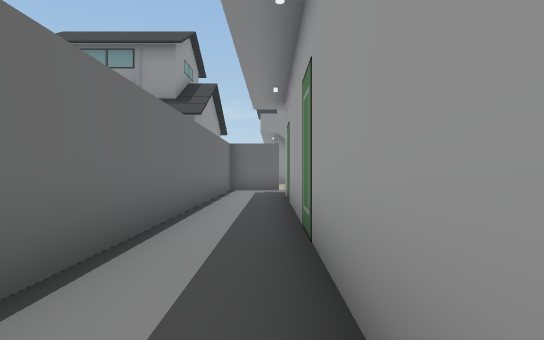
[1] (above)

24 first-person views from a walk through a scene from a Unity 3-D project. The camera is 1.4 m above the floor, looks level and sees 75° across. The floor is counted in squares, 2 m on a side. Each view is taken from the middle of a square. On the plan, view 1 faces up. The plan holds only what a view shows up to about 11 squares ahead; the rest is blank. The place goes on beyond the plan. Some animated figures are not drawn. Some surface patterns are stand-ins.

[2]
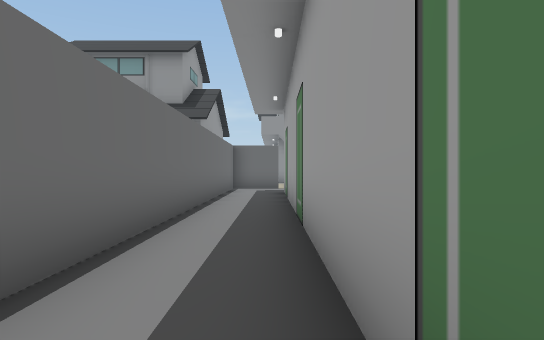

[3]
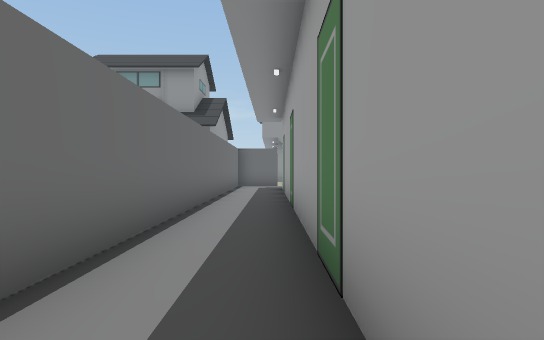

[4]
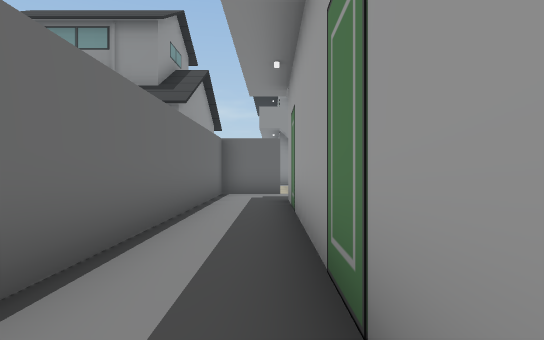

[5]
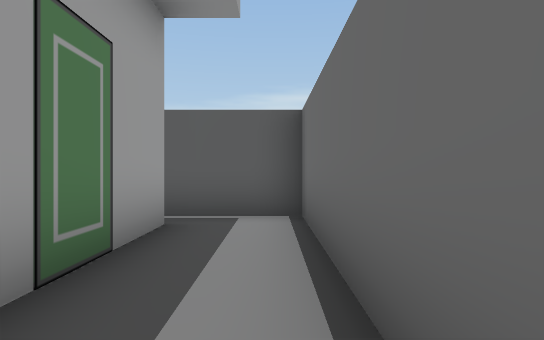

[6]
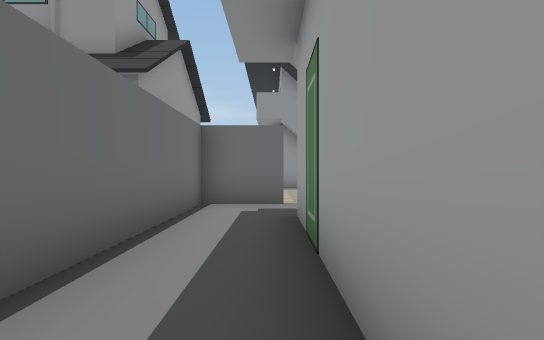

[7]
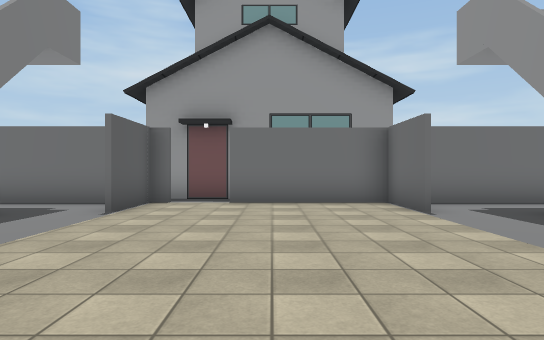

[8]
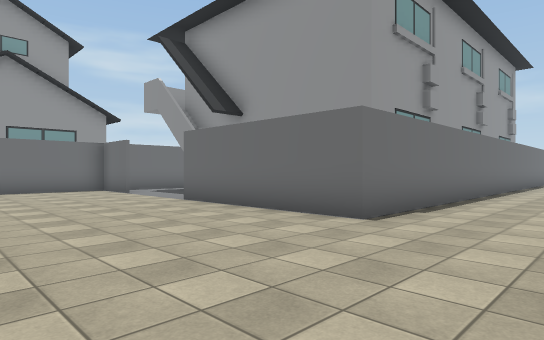

[9]
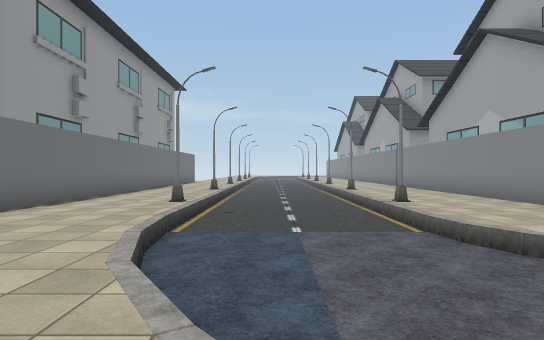

[10]
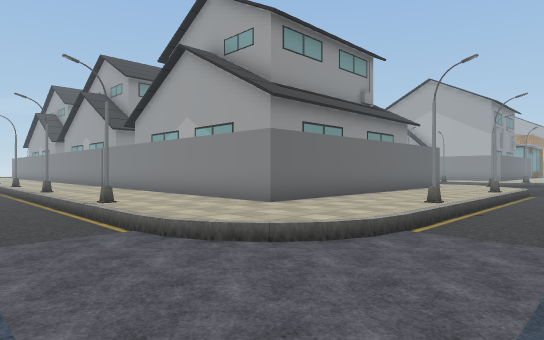

[11]
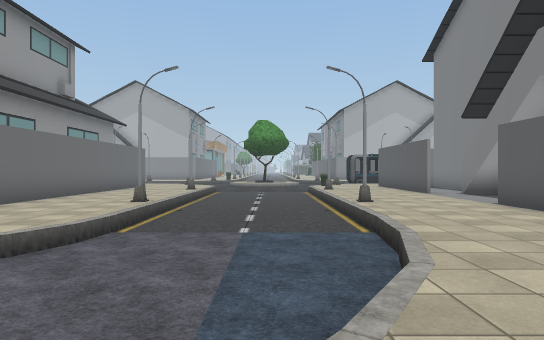

[12]
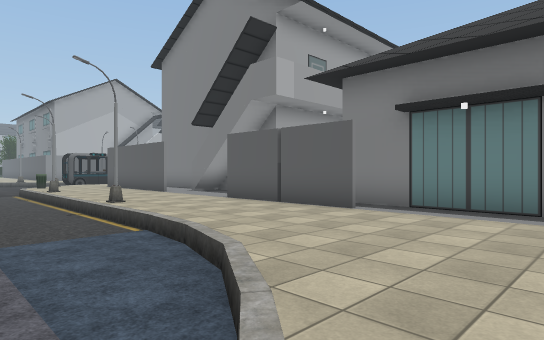

[13]
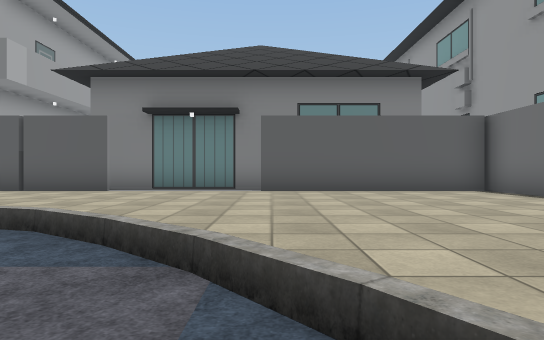

[14]
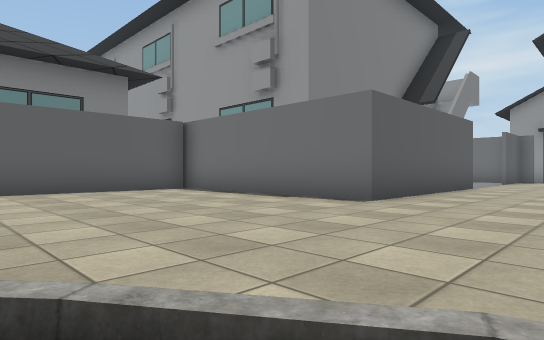

[15]
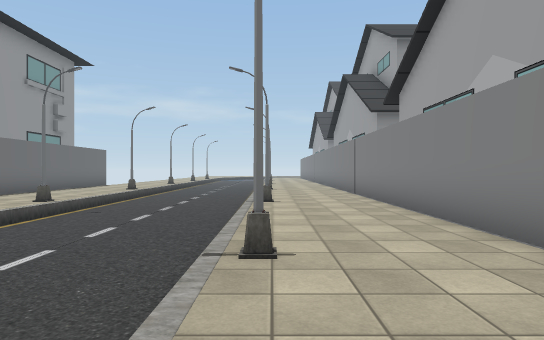

[16]
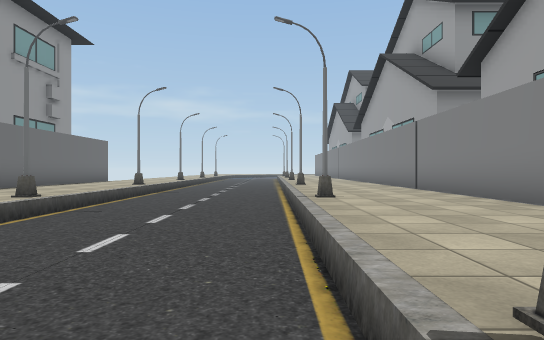

[17]
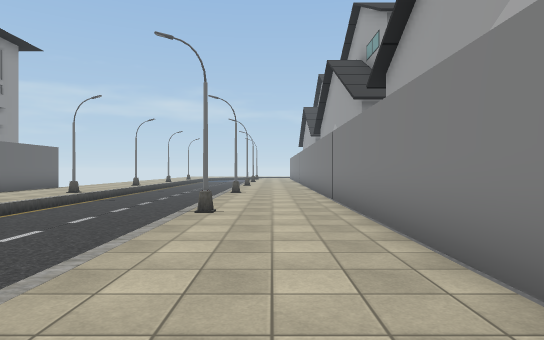

[18]
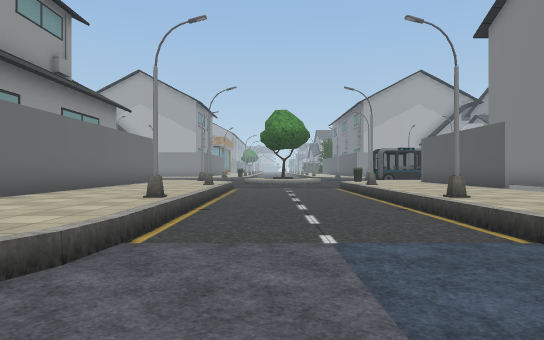

[19]
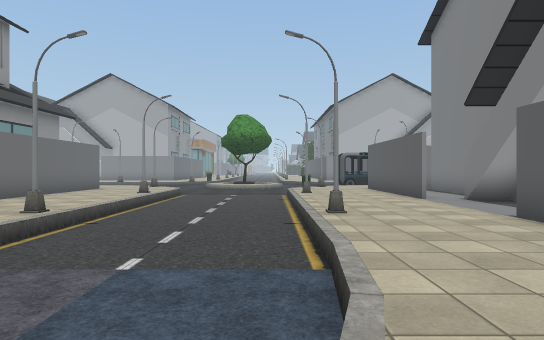

[20]
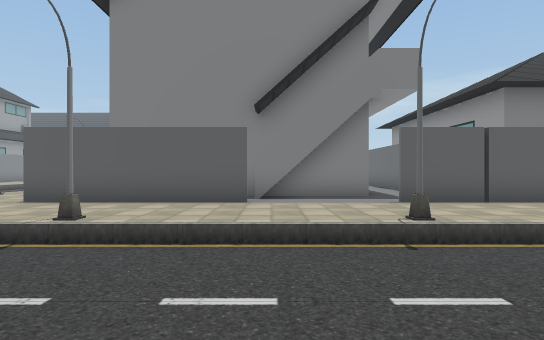

[21]
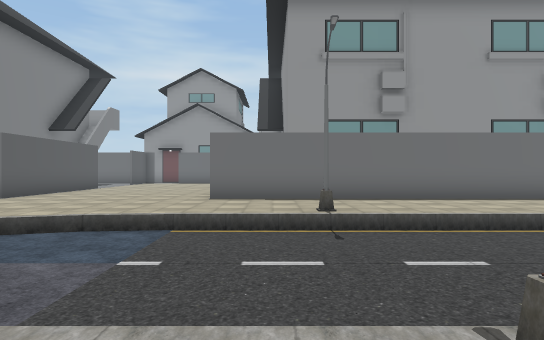

[22]
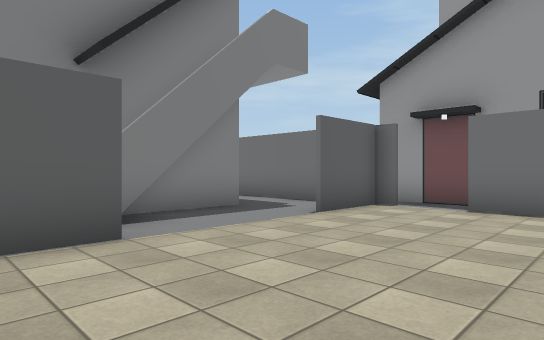

[23]
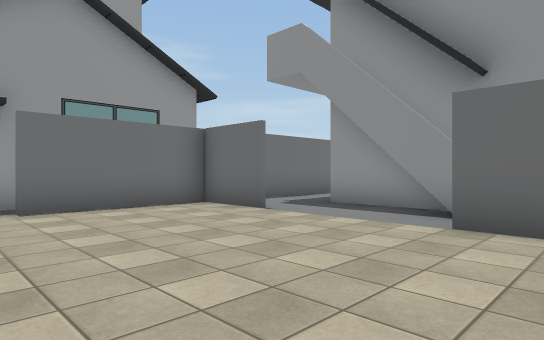

[24]
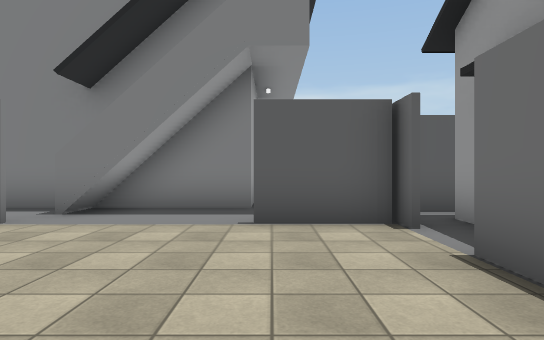

### Floor plan
Key: @ floor where view 1 was taken; # wall or solid block; . main floor; - floor 0.5 m lower than the main floor; / step, stairs or slope; H house; P pole.
Columns run from 5 left of view 1 to 26 right of it. Each row starts with its distance up from view 1.
 30              #..P----P..HH
 29              #...----...HHHH
 28              #...----...HHH
 27              #...----...
 26              #...----...H
 25              #..P----P..H
 24              #...----...H
 23              #...----...HH
 22    #         #...----...HH
 21    #.        #...----...HH
 20    #..###    #..P----P..HH
 19    H ...##   #...----...HHHHHHHH
 18   HH##...#####...----...HHHHHHHH
 17 HHHH ............----...........
 16  HHH.............----/..........
 15  HHH............./----/...P....P
 14  HHH..............--------------
 13 HHH.............../-------------
 12  HH.##...#####...../------------
 11   HH#...#.#  #.......-----------
 10    #..#####  #............P....P
  9    #..#      #..................
  8    #..#      #..................
  7    #..#      #HHHHH...HH##...###
  6    #..#       HHHHHHHHHH ...##
  5    #..#       H HHHHHHHH .####
  4    #..#          HHHHHHH
  3    #..#
  2    #..#
  1    #..#
  0    #.@#
 -1    #..#
 -2    #..#
 -3    #...
 -4    ####

Where each view was taken, in squares from view 1:
view 1: 0 up, 0 right, facing up
view 2: 1 down, 0 right, facing up
view 3: 3 down, 0 right, facing up
view 4: 2 up, 0 right, facing up
view 5: 2 up, 1 left, facing down
view 6: 5 up, 0 right, facing up
view 7: 15 up, 6 right, facing left
view 8: 13 up, 11 right, facing up-left
view 9: 12 up, 13 right, facing up
view 10: 12 up, 13 right, facing up-right
view 11: 12 up, 13 right, facing right
view 12: 13 up, 13 right, facing down-right
view 13: 15 up, 13 right, facing down
view 14: 15 up, 13 right, facing down-left
view 15: 17 up, 16 right, facing up
view 16: 19 up, 15 right, facing up
view 17: 19 up, 17 right, facing up
view 18: 13 up, 15 right, facing right
view 19: 11 up, 15 right, facing right
view 20: 15 up, 23 right, facing down
view 21: 19 up, 17 right, facing left
view 22: 16 up, 5 right, facing down-left
view 23: 13 up, 5 right, facing up-left
view 24: 17 up, 0 right, facing down
